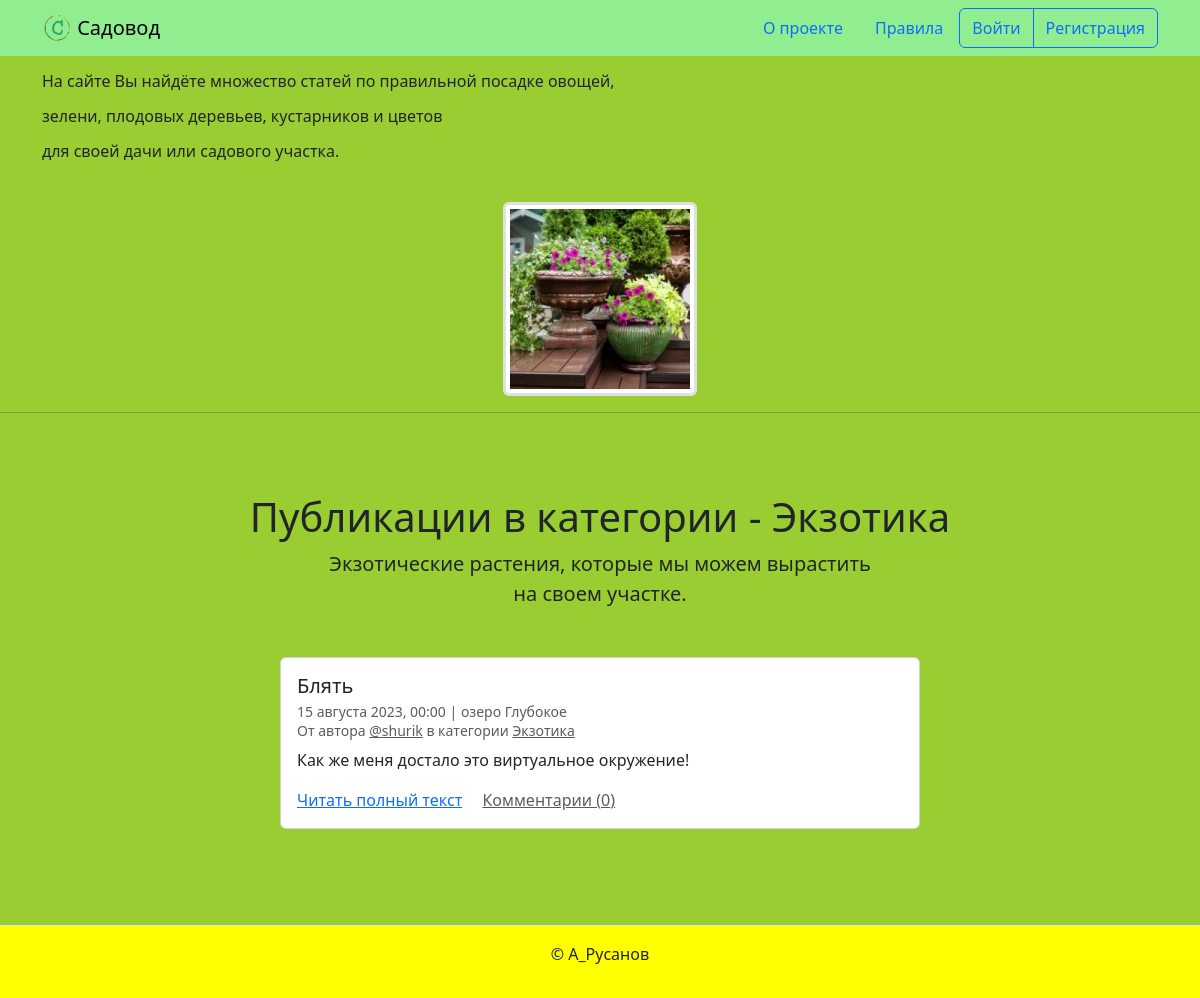
Before: /category/exotic/ with the older database file.
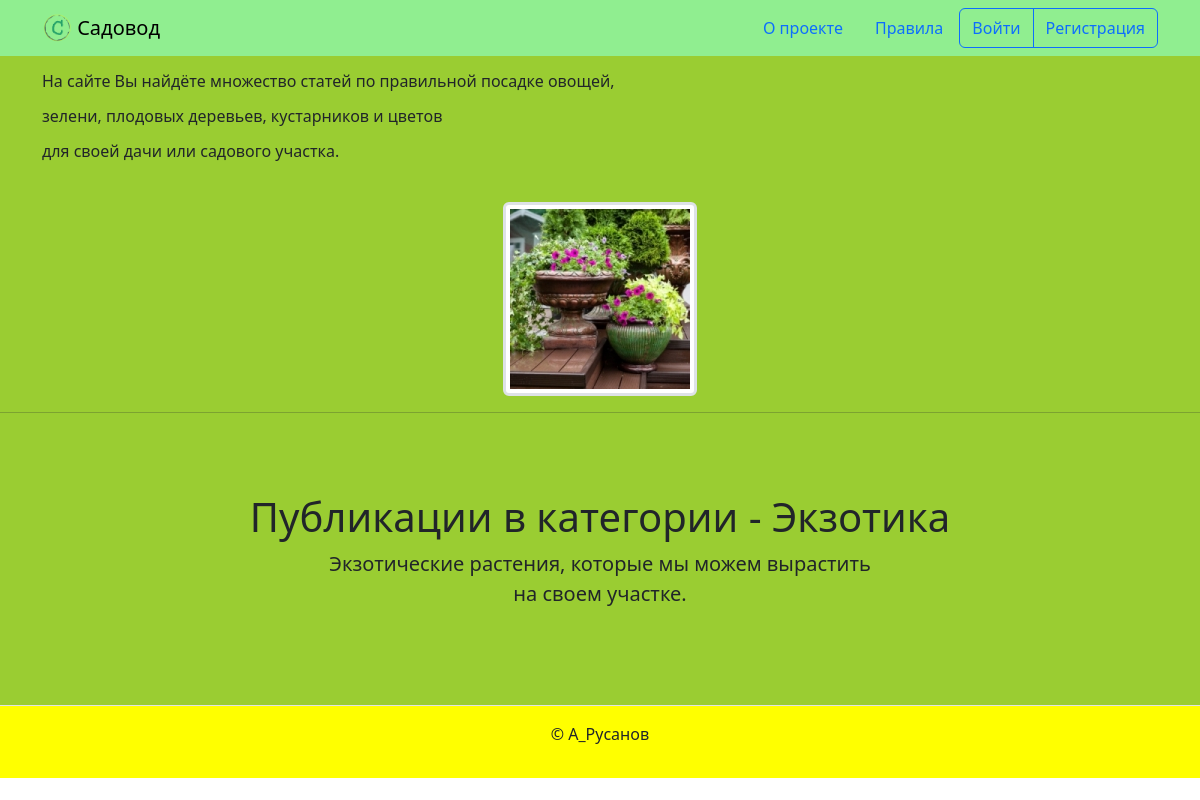
After: the same page with the newer database file.
### posts/models.py (models this page shows, shortened)
class PublishedModel(models.Model):
    is_published = models.BooleanField(
        default=True,
        verbose_name='Опубликовано',
        help_text='Снимите галочку, чтобы скрыть публикацию.'
    )
    created_at = models.DateTimeField(
        auto_now_add=True,
        verbose_name='Добавлено'
    )
    class Meta:
        abstract = True

class Post(PublishedModel):
    title = models.CharField(max_length=256, verbose_name='Заголовок')
    text = models.TextField(verbose_name='Текст')
    pub_date = models.DateTimeField(
        verbose_name='Дата и время публикации',
        help_text='Если установить дату'
                  ' и время в будущем —'
                  ' можно делать отложенные публикации.'
    )
    image = models.ImageField('Фото', upload_to='post_images', blank=True)
    author = models.ForeignKey(
        User,
        on_delete=models.CASCADE,
        verbose_name='Автор публикации',
        related_name='posts'
    )
    location = models.ForeignKey(
        'Location',
        on_delete=models.SET_NULL,
        null=True, blank=True,
        verbose_name='Местоположение',
        related_name='posts',
    )
    category = models.ForeignKey(
        'Category',
        on_delete=models.SET_NULL,
        null=True, verbose_name='Категория',
        related_name='posts',
    )
    class Meta:
        verbose_name = 'публикация'
        verbose_name_plural = 'Публикации'

class Location(PublishedModel):
    name = models.CharField(
        max_length=256,
        verbose_name='Название места',
    )
    class Meta:
        verbose_name = 'местоположение'
        verbose_name_plural = 'Местоположения'

class Category(PublishedModel):
    title = models.CharField(max_length=256, verbose_name='Заголовок')
    description = models.TextField(verbose_name='Описание')
    slug = models.SlugField(
        unique=True,
        verbose_name='Идентификатор',
        help_text='Идентификатор страницы для URL; разрешены символы'
                  ' латиницы, цифры, дефис и подчёркивание.'
    )
    class Meta:
        verbose_name = 'категория'
        verbose_name_plural = 'Категории'

### posts/views.py (the view)
class CategoryListView(PaginatorMixin, ListView):
    model = Category
    template_name = 'posts/category.html'
    def dispatch(self, request, *args, **kwargs):
        self.post_list = Post.objects.filter(
            category__slug=kwargs['category_slug'],
            is_published=True,
            category__is_published=True,
            pub_date__lte=timezone.now(),
        ).order_by('-pub_date').annotate(comment_count=Count("post_comments"))
        self.category = get_object_or_404(
            Category.objects
            .values('title', 'description'),
            slug=kwargs['category_slug'],
            is_published=True
        )
        return super().dispatch(request, *args, **kwargs)
    def get_context_data(self, **kwargs):
        context = super().get_context_data(**kwargs)
        context['post_list'] = self.post_list
        context['category'] = self.category
        return self.my_pagination(context)

### posts/views.py (called while the page is built)
    def my_pagination(self, context, per_page=10):
        paginator = Paginator(context['post_list'], per_page)
        page_number = self.request.GET.get('page')
        page_obj = paginator.get_page(page_number)
        page_obj = paginator.get_page(1)
        context['page_obj'] = page_obj
        return context

### templates/posts/category.html (shortened to what this page needs)
{% extends "base.html" %}
{% block content %}
  <h1 class="text-center">Публикации в категории - {{ category.title }}</h1>
  <p class="col-6 offset-3 mb-5 lead text-center">{{ category.description }}</p>
  {% for post in page_obj %}
    <article class="mb-5">
      {% include "includes/post_card.html" %}
    </article>
  {% endfor %}
{% endblock %}

### templates/includes/post_card.html (shortened to what this page needs)
<div class="col d-flex justify-content-center">
  <div class="card" style="width: 40rem;">
    <div class="card-body">
      <h5 class="card-title">{{ post.title }}</h5>
      <h6 class="card-subtitle mb-2 text-muted">
        <small>
          {{ post.pub_date|date:"d E Y, H:i" }} | {% if post.location and post.location.is_published %}{{ post.location.name }}{% else %}Планета Земля{% endif %}<br>
          От автора <a class="text-muted" href="{% url 'posts:profile' post.author %}">@{{ post.author.username }}</a> в
          категории {% include "includes/category_link.html" %}
        </small>
      </h6>
      <p class="card-text">{{ post.text|truncatewords:10 }}</p>
      <a href="{% url 'posts:post_detail' post.id %}" class="card-link">Читать полный текст</a>
      <a href="{% url 'posts:post_detail' post.id %}" class="card-link text-muted">Комментарии ({{ post.comment_count }})</a>
    </div>
  </div>
</div>

### templates/includes/category_link.html
<a class="text-muted" href="{% url 'posts:category_posts' post.category.slug %}">
  {{ post.category.title }}
</a>

Changed rows visible on the page:
removed Post: title "Блять", pub_date "15 августа 2023, 00:00", location.name "озеро Глубокое", author.username "shurik", category "Экзотика", text "Как же меня достало это виртуальное окружение!", comment_count "0"
